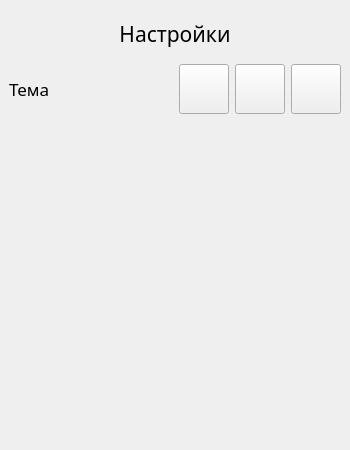
<?xml version="1.0" encoding="UTF-8"?>
<ui version="4.0">
 <class>SettingsWindow</class>
 <widget class="QMainWindow" name="SettingsWindow">
  <property name="geometry">
   <rect>
    <x>0</x>
    <y>0</y>
    <width>350</width>
    <height>450</height>
   </rect>
  </property>
  <property name="sizePolicy">
   <sizepolicy hsizetype="Fixed" vsizetype="Fixed">
    <horstretch>0</horstretch>
    <verstretch>0</verstretch>
   </sizepolicy>
  </property>
  <property name="minimumSize">
   <size>
    <width>350</width>
    <height>450</height>
   </size>
  </property>
  <property name="maximumSize">
   <size>
    <width>350</width>
    <height>450</height>
   </size>
  </property>
  <property name="windowTitle">
   <string>MainWindow</string>
  </property>
  <property name="styleSheet">
   <string notr="true"/>
  </property>
  <widget class="QWidget" name="centralwidget">
   <layout class="QVBoxLayout" name="verticalLayout">
    <item>
     <widget class="QLabel" name="label_settings">
      <property name="font">
       <font>
        <family>Manrope</family>
        <pointsize>16</pointsize>
       </font>
      </property>
      <property name="text">
       <string>Настройки</string>
      </property>
      <property name="alignment">
       <set>Qt::AlignCenter</set>
      </property>
     </widget>
    </item>
    <item>
     <layout class="QGridLayout" name="gridLayout">
      <item row="0" column="1">
       <widget class="QPushButton" name="theme1">
        <property name="sizePolicy">
         <sizepolicy hsizetype="Fixed" vsizetype="Fixed">
          <horstretch>0</horstretch>
          <verstretch>0</verstretch>
         </sizepolicy>
        </property>
        <property name="minimumSize">
         <size>
          <width>50</width>
          <height>50</height>
         </size>
        </property>
        <property name="maximumSize">
         <size>
          <width>50</width>
          <height>50</height>
         </size>
        </property>
        <property name="text">
         <string/>
        </property>
        <property name="icon">
         <iconset>
          <normaloff>icons/theme1_icon.png</normaloff>icons/theme1_icon.png</iconset>
        </property>
        <property name="iconSize">
         <size>
          <width>30</width>
          <height>30</height>
         </size>
        </property>
       </widget>
      </item>
      <item row="0" column="2">
       <widget class="QPushButton" name="theme2">
        <property name="sizePolicy">
         <sizepolicy hsizetype="Fixed" vsizetype="Fixed">
          <horstretch>0</horstretch>
          <verstretch>0</verstretch>
         </sizepolicy>
        </property>
        <property name="minimumSize">
         <size>
          <width>50</width>
          <height>50</height>
         </size>
        </property>
        <property name="maximumSize">
         <size>
          <width>50</width>
          <height>50</height>
         </size>
        </property>
        <property name="text">
         <string/>
        </property>
        <property name="icon">
         <iconset>
          <normaloff>icons/theme2_icon.png</normaloff>icons/theme2_icon.png</iconset>
        </property>
        <property name="iconSize">
         <size>
          <width>30</width>
          <height>30</height>
         </size>
        </property>
       </widget>
      </item>
      <item row="0" column="3">
       <widget class="QPushButton" name="theme3">
        <property name="sizePolicy">
         <sizepolicy hsizetype="Fixed" vsizetype="Fixed">
          <horstretch>0</horstretch>
          <verstretch>0</verstretch>
         </sizepolicy>
        </property>
        <property name="minimumSize">
         <size>
          <width>50</width>
          <height>50</height>
         </size>
        </property>
        <property name="maximumSize">
         <size>
          <width>50</width>
          <height>50</height>
         </size>
        </property>
        <property name="text">
         <string/>
        </property>
        <property name="icon">
         <iconset>
          <normaloff>icons/theme3_icon.png</normaloff>icons/theme3_icon.png</iconset>
        </property>
        <property name="iconSize">
         <size>
          <width>30</width>
          <height>30</height>
         </size>
        </property>
       </widget>
      </item>
      <item row="0" column="0">
       <widget class="QLabel" name="label_theme">
        <property name="font">
         <font>
          <family>Manrope</family>
          <pointsize>13</pointsize>
         </font>
        </property>
        <property name="text">
         <string>Тема</string>
        </property>
       </widget>
      </item>
     </layout>
    </item>
    <item>
     <spacer name="verticalSpacer">
      <property name="orientation">
       <enum>Qt::Vertical</enum>
      </property>
      <property name="sizeType">
       <enum>QSizePolicy::Fixed</enum>
      </property>
      <property name="sizeHint" stdset="0">
       <size>
        <width>20</width>
        <height>327</height>
       </size>
      </property>
     </spacer>
    </item>
   </layout>
  </widget>
 </widget>
 <resources/>
 <connections/>
</ui>
